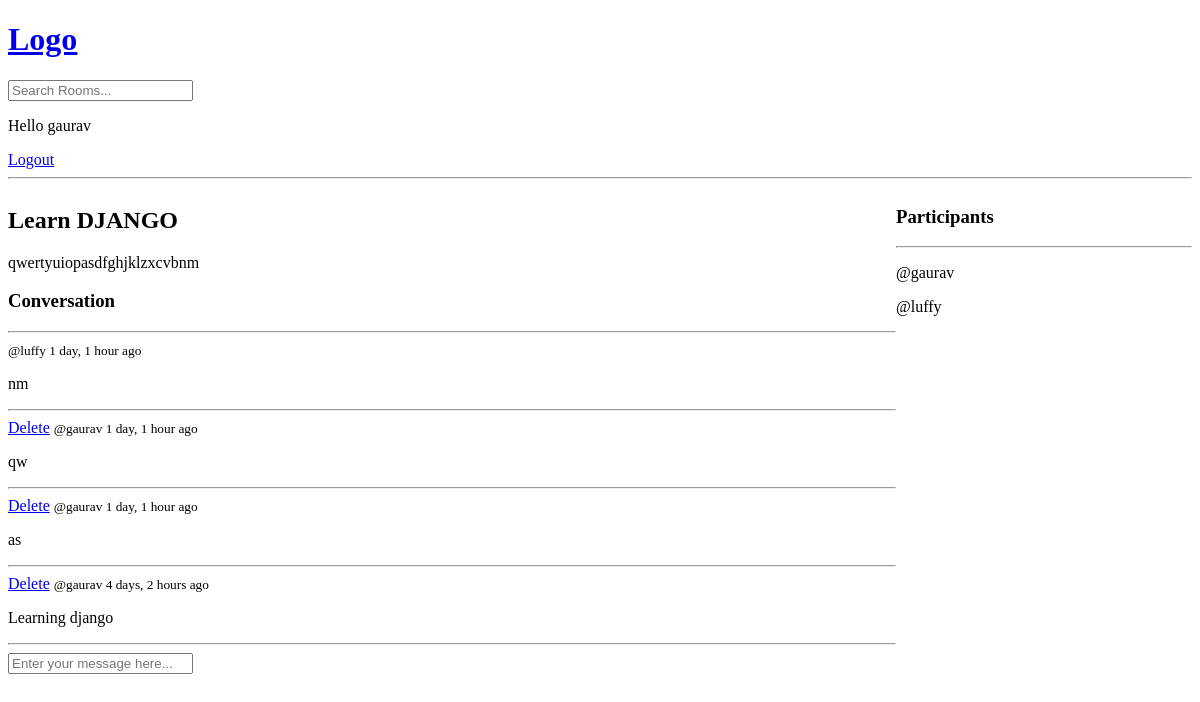
The page /room/3/ (signed in) on the database as committed earlier.
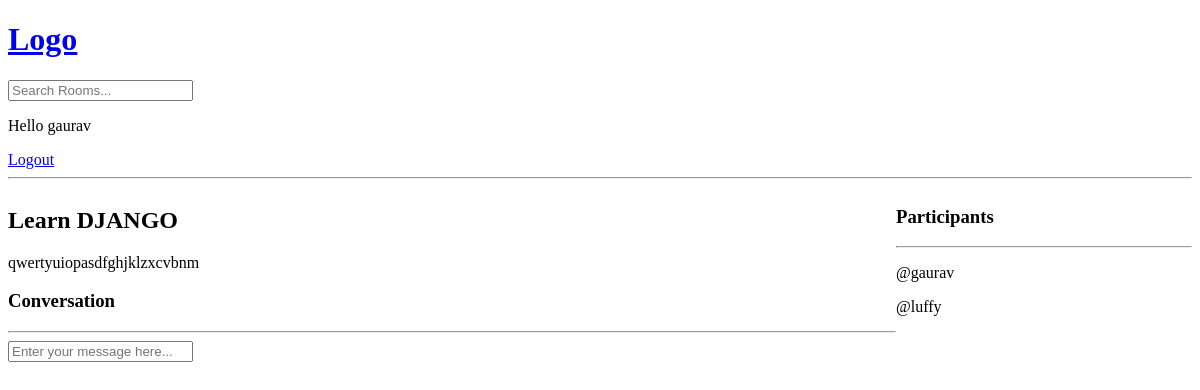
The same page on the database as committed later.
### base/models.py (models this page shows, shortened)
class Message(models.Model):
  user = models.ForeignKey(User, on_delete=models.CASCADE)
  room = models.ForeignKey(Room,on_delete= models.CASCADE)
  body = models.TextField()
  updated = models.DateTimeField(auto_now= True)
  created = models.DateTimeField(auto_now_add=True)
  class Meta:
    ordering = ['-updated','-created']

### base/views.py (the view, shortened to what this page needs)
# urls.py: path('room/<int:pk>/',views.room, name='room'),
def room(request,pk):
  room = Room.objects.get(id = pk)
  room_messages = room.message_set.all().order_by('-created')
  participants = room.participants.all()
  context = {'room':room,'room_messages':room_messages,'participants':participants}
  return render(request,'base/room.html',context)

### base/templates/base/room.html (shortened to what this page needs)
{%extends 'main.html'%} {%block content%}
<div class="room-container">
  <div>
    <h2>{{room.name}}</h2>
    <p>{{room.description}}</p>
    <div class="comment-wrapper">
      <h3>Conversation</h3>
      <hr />
      {%for messages in room_messages%}
      <div>
        {%if request.user == messages.user%}
        <a href="{%url 'delete-message' messages.id%}">Delete</a>
        {%endif%}
        <small> @{{messages.user}} {{messages.created | timesince}} ago </small>
        <p>{{messages.body}}</p>
        <hr />
      </div>
      {%endfor%}
    </div>
    {%if request.user.is_authenticated%}
    <div class="comment-form">
      <form action="" method="post">
        <input
          type="text"
          name="body"
          placeholder="Enter your message here..."
        />
      </form>
    </div>
    {%endif%}
  </div>
  <div>
    <h3>Participants</h3>
    <hr />
    {%for user in participants%}
    <div>
      <p>@{{user.username}}</p>
    </div>
    {%endfor%}
  </div>
  {% endblock content%}

### templates/navbar.html
<a href="/">
  <h1>Logo</h1>
</a>
<form action="{% url 'home'%}" method="get">
  <input type="text" name="q" placeholder="Search Rooms..." />
</form>
{%if request.user.is_authenticated%}
<p>Hello {{request.user}}</p>
<a href="{%url 'logout'%}">Logout</a>
{%else%}
<a href="{%url 'login' %}">Login</a>
{%endif%}
<hr />

Rows that differ between the two databases and show on the page:
removed Message: user "luffy", created "1 day, 1 hour", body "nm"
removed Message: shows "Delete", user "gaurav", created "1 day, 1 hour", body "qw"
removed Message: shows "Delete", user "gaurav", created "1 day, 1 hour", body "as"
removed Message: shows "Delete", user "gaurav", created "4 days, 2 hours", body "Learning django"
